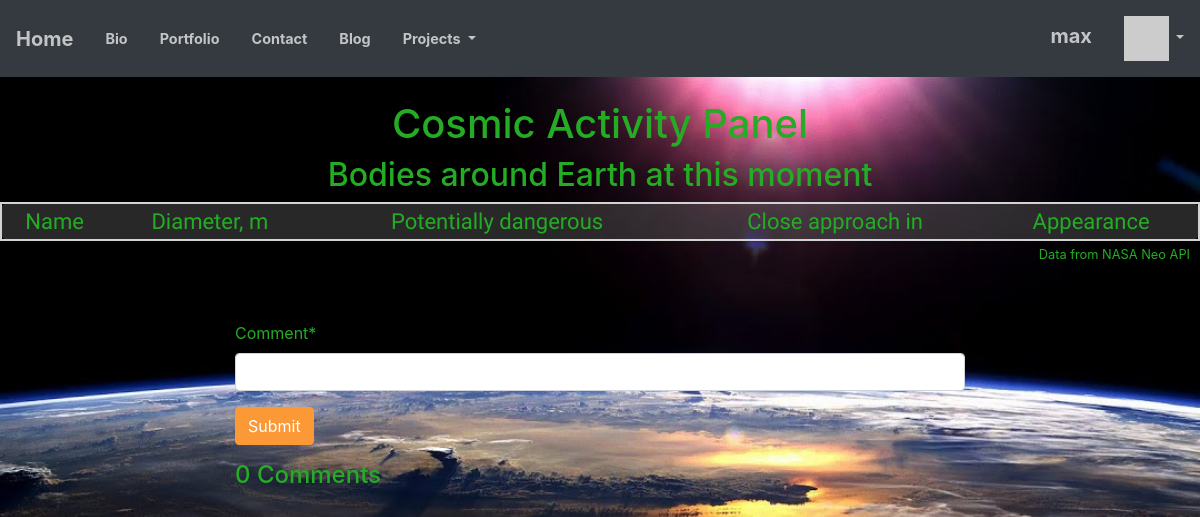
The app's page /panel/ (signed in), older data.
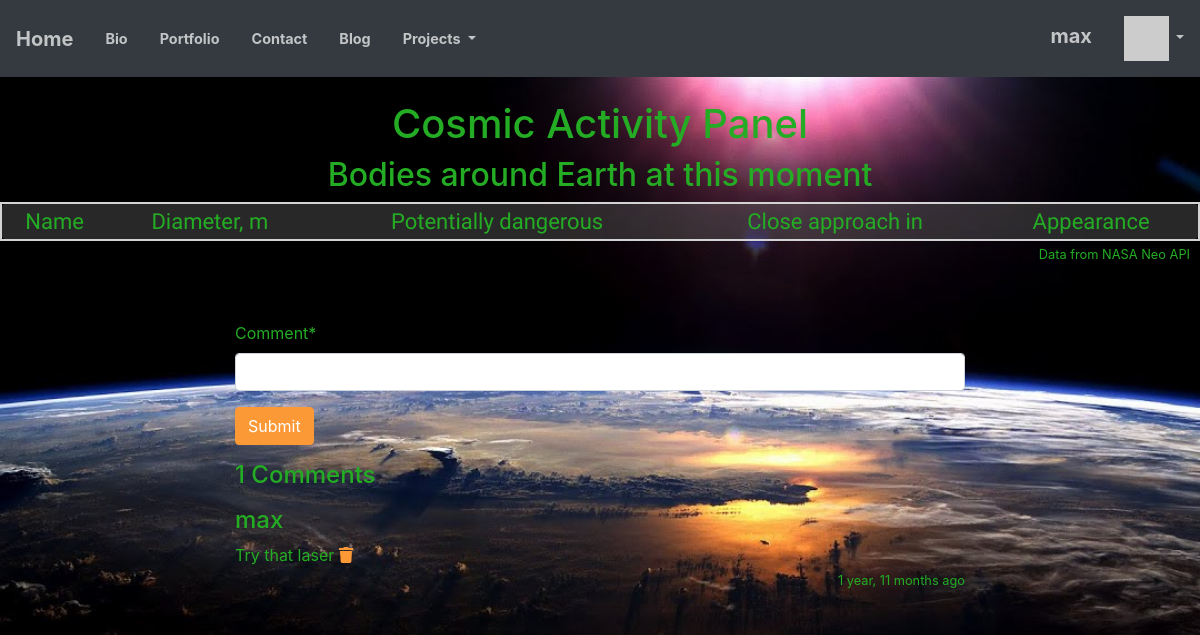
The same page, newer data.
### cosmic/models.py (models this page shows, shortened)
class PanelComment(models.Model) :
    text = models.TextField(
        validators=[MinLengthValidator(3, "Comment must be greater than 3 characters")]
    )
    owner = models.ForeignKey(settings.AUTH_USER_MODEL, on_delete=models.CASCADE)
    created_at = models.DateTimeField(auto_now_add=True)
    updated_at = models.DateTimeField(auto_now=True)

### cosmic/views.py (the view)
# urls.py: path('', views.PanelView.as_view(), name='panel'),
class PanelView(View):
    def get(self, response):
        comments = PanelComment.objects.all().order_by('-updated_at')
        comment_form = CommentForm()
        context = {
        'comments': comments,
        'n': len(comments),
        'comment_form': comment_form
        }
        return render(response, 'cosmic/index.html', context)

### projects/forms.py
class CommentForm(forms.Form):
    comment = forms.CharField(required=True, max_length=500, min_length=3, strip=True)

### home/context_processors.py (called while the page is built)
def settings(request):
    return {
        'settings': django_settings,
    }

### home/templatetags/app_tags.py (called while the page is built)
@register.filter(name='gravatar')
def gravatar(user, size=35):
    email = str(user.email.strip().lower()).encode('utf-8')
    email_hash = md5(email).hexdigest()
    url = "//www.gravatar.com/avatar/{0}?s={1}&d=identicon&r=PG"
    return url.format(email_hash, size)

### home/templates/cosmic/index.html (shortened to what this page needs)
{% extends "base_menu.html" %}
{% load humanize %}
{% load static %}
{% block head %}
<link rel="stylesheet" href="{% static 'css/panel.css' %}">
{% endblock %}
{% block content %}
<div class="main">
    <h1>Cosmic Activity Panel</h1>
    <h2>Bodies around Earth at this moment</h2>
    <table id="content">
        <tr>
            <th>Name</th>
            <th>Diameter, m</th>
            <th>Potentially dangerous</th>
            <th>Close approach in</th>
            <th>Appearance</th>
            <th></th>
        </tr>
    </table>
</div>
<p id="bottom-text"><small>Data from NASA Neo API</small></p>
<div class="container">
    <div class="row">
        <div class="col"></div>
            <div class="col-md-12 col-lg-8">
                <div class="comments">
                    {% if user.is_authenticated %}
                        <br clear="all"/>
                        <p>
                            {% load crispy_forms_tags %}
                            <form method="post" action="{% url 'cosmic:panel_comment_create' %}">
                                {{ comment_form|crispy }}
                                <input class="btn btn-primary" type="submit" value="Submit">
                            </form>
                        </p>
                    {% else %}
                        <h4 class="text-right"><a class="badge badge-primary" href="../accounts/login?next={% url 'cosmic:panel' %}">Login</a> to comment</h4>
                    {% endif %}
                    <div class="page-header">
                        <h4>{{ n }} Comments</h4>
                    </div>
                    {% for comment in comments %}
                        <p>
                            <h4 class="media-heading user_name">{{ comment.owner }}</h4>
                            <div class ="text">
                                {{ comment.text }}
                                {% if user == comment.owner %}
                                <a href="{% url 'cosmic:panel_comment_delete' comment.id %}"><i class="fa fa-trash"></i></a>
                                {% endif %}
                            </div>
                            <p class="text-right"><small>{{ comment.updated_at|naturaltime }}</small></p>
                        </p>
                        <hr/>
                    {% endfor %}
                    </div>
                </div>
        <div class="col"></div>
    </div>
</div>
{% endblock %}

Row changes from the older to the newer data that the page shows:
added PanelComment: owner "max", text "Try that laser", updated_at "1 year, 11 months ago"
Text that changed along with them:
{{ n }}: "0" → "1"
